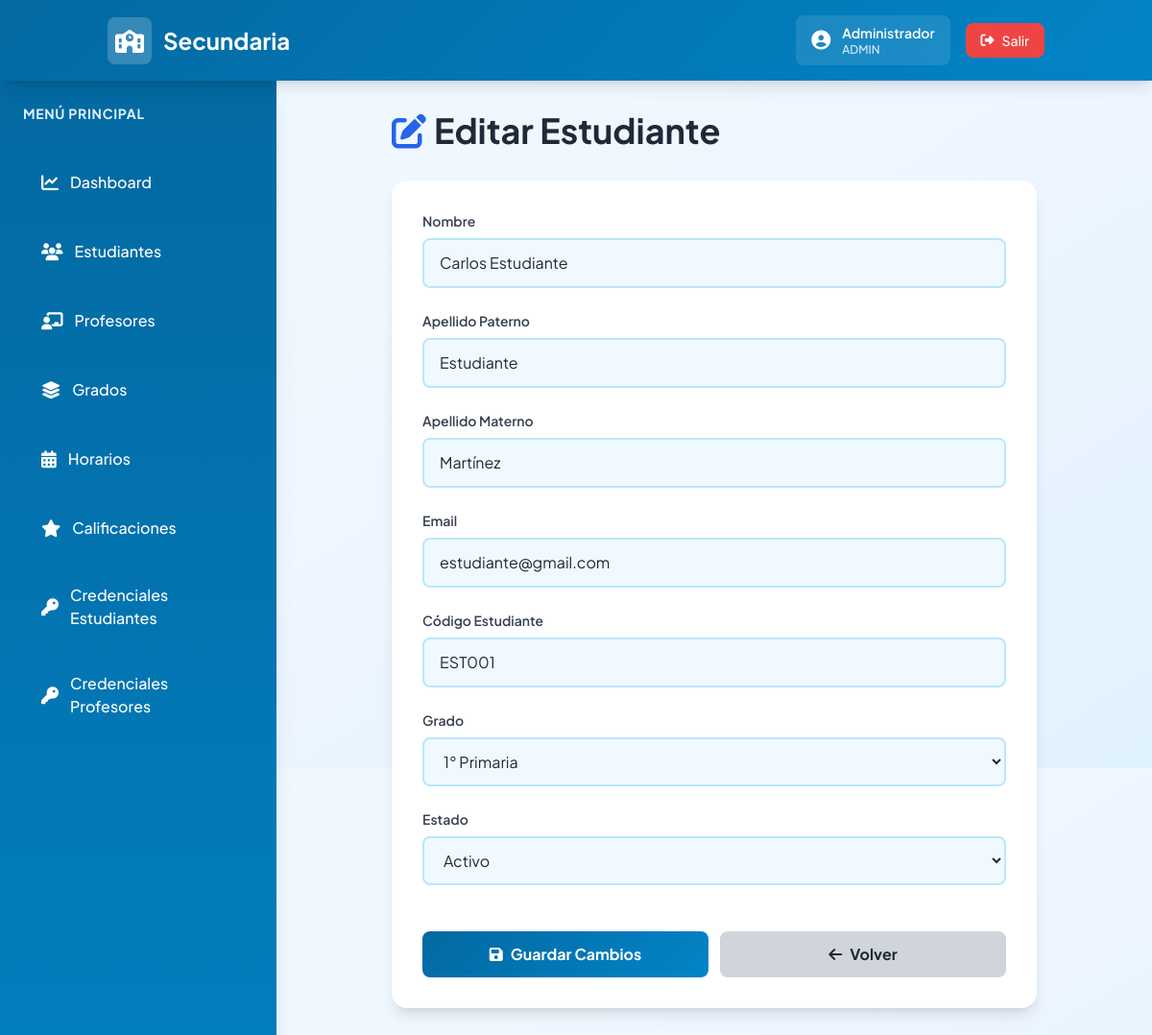
/student/9936ab3e-a371-4b2a-abfd-834e637c33ca/edit (signed in), run on the app's committed database.
### models.py (models this page shows)
class User(UserMixin, db.Model):
    __tablename__ = 'users'
    id = db.Column(db.String(36), primary_key=True, default=lambda: str(uuid.uuid4()))
    email = db.Column(db.String(255), unique=True, nullable=False)
    password = db.Column(db.String(255), nullable=False)
    name = db.Column(db.String(255), nullable=False)
    role = db.Column(db.String(20), nullable=False)
    created_at = db.Column(db.DateTime, default=datetime.utcnow)

class Student(db.Model):
    __tablename__ = 'students'
    id = db.Column(db.String(36), primary_key=True, default=lambda: str(uuid.uuid4()))
    user_id = db.Column(db.String(36), db.ForeignKey('users.id'), nullable=False)
    student_code = db.Column(db.String(50), unique=True, nullable=False)
    grade_id = db.Column(db.String(36), db.ForeignKey('grades.id'), nullable=False)
    apellido_paterno = db.Column(db.String(100), nullable=True)
    apellido_materno = db.Column(db.String(100), nullable=True)
    enrollment_date = db.Column(db.Date, nullable=False)
    status = db.Column(db.String(20), default='active')
    created_at = db.Column(db.DateTime, default=datetime.utcnow)
    user = db.relationship('User', backref='student_profile')
    grade = db.relationship('Grade', backref='students')

class Grade(db.Model):
    __tablename__ = 'grades'
    id = db.Column(db.String(36), primary_key=True, default=lambda: str(uuid.uuid4()))
    name = db.Column(db.String(50), unique=True, nullable=False)
    level = db.Column(db.Integer)
    max_students = db.Column(db.Integer, default=40)
    created_at = db.Column(db.DateTime, default=datetime.utcnow)

### routes.py (the view, shortened to what this page needs)
@app.route('/student/<student_id>/edit', methods=['GET', 'POST'])
@login_required
def edit_student(student_id):
    if current_user.role != 'admin':
        flash('Acceso denegado', 'error')
        return redirect(url_for('dashboard'))
    student = Student.query.get(student_id)
    if not student:
        flash('Estudiante no encontrado', 'error')
        return redirect(url_for('students'))
    grades = Grade.query.all()
    return render_template('edit_student.html', student=student, grades=grades)

### app.py (called while the page is built)
@login_manager.user_loader
def load_user(user_id):
    try:
        return User.query.get(user_id)
    except Exception as e:
        print(f"Error loading user: {e}")
        return None

### templates/edit_student.html (shortened to what this page needs)
{% extends "base.html" %}
{% block content %}
<div class="max-w-2xl mx-auto">
    <div class="mb-8">
        <h1 class="text-4xl font-bold text-gray-800"><i class="fas fa-edit text-blue-600 mr-2"></i>Editar Estudiante</h1>
    </div>
    <div class="bg-white rounded-2xl shadow-lg p-8">
        <form method="POST" class="space-y-6">
            <div>
                <label class="block text-sm font-semibold text-gray-700 mb-2">Nombre</label>
                <input type="text" name="name" value="{{ student.user.name }}" required class="w-full px-4 py-3 bg-sky-50 border-2 border-sky-200 rounded-lg focus:outline-none focus:border-sky-500 text-gray-800">
            </div>
            <div>
                <label class="block text-sm font-semibold text-gray-700 mb-2">Apellido Paterno</label>
                <input type="text" name="apellido_paterno" value="{{ student.apellido_paterno or '' }}" class="w-full px-4 py-3 bg-sky-50 border-2 border-sky-200 rounded-lg focus:outline-none focus:border-sky-500 text-gray-800">
            </div>
            <div>
                <label class="block text-sm font-semibold text-gray-700 mb-2">Apellido Materno</label>
                <input type="text" name="apellido_materno" value="{{ student.apellido_materno or '' }}" class="w-full px-4 py-3 bg-sky-50 border-2 border-sky-200 rounded-lg focus:outline-none focus:border-sky-500 text-gray-800">
            </div>
            <div>
                <label class="block text-sm font-semibold text-gray-700 mb-2">Email</label>
                <input type="email" name="email" value="{{ student.user.email }}" required class="w-full px-4 py-3 bg-sky-50 border-2 border-sky-200 rounded-lg focus:outline-none focus:border-sky-500 text-gray-800">
            </div>
            <div>
                <label class="block text-sm font-semibold text-gray-700 mb-2">Código Estudiante</label>
                <input type="text" name="student_code" value="{{ student.student_code }}" required class="w-full px-4 py-3 bg-sky-50 border-2 border-sky-200 rounded-lg focus:outline-none focus:border-sky-500 text-gray-800">
            </div>
            <div>
                <label class="block text-sm font-semibold text-gray-700 mb-2">Grado</label>
                <select name="grade_id" required class="w-full px-4 py-3 bg-sky-50 border-2 border-sky-200 rounded-lg focus:outline-none focus:border-sky-500 text-gray-800">
                    {% for grade in grades %}
                    <option value="{{ grade.id }}" {% if grade.id == student.grade_id %}selected{% endif %}>{{ grade.name }}</option>
                    {% endfor %}
                </select>
            </div>
            <div>
                <label class="block text-sm font-semibold text-gray-700 mb-2">Estado</label>
                <select name="status" required class="w-full px-4 py-3 bg-sky-50 border-2 border-sky-200 rounded-lg focus:outline-none focus:border-sky-500 text-gray-800">
                    <option value="active" {% if student.status == 'active' %}selected{% endif %}>Activo</option>
                </select>
            </div>
            <div class="flex gap-3 pt-6">
                <button type="submit" class="flex-1 gradient-btn text-white py-3 rounded-lg transition font-bold">
                    <i class="fas fa-save mr-2"></i>Guardar Cambios
                </button>
                <a href="{{ url_for('students') }}" class="flex-1 bg-gray-300 hover:bg-gray-400 text-gray-800 py-3 rounded-lg transition font-bold text-center">
                    <i class="fas fa-arrow-left mr-2"></i>Volver
                </a>
            </div>
        </form>
    </div>
</div>
{% endblock %}

### templates/base.html (shortened to what this page needs)
<!DOCTYPE html>
<html lang="es">
<head>
    <script src="https://cdn.tailwindcss.com"></script>
    <link rel="stylesheet" href="https://cdnjs.cloudflare.com/ajax/libs/font-awesome/6.4.0/css/all.min.css">
</head>
<body class="bg-gradient-to-br from-sky-50 via-blue-50 to-sky-100 text-gray-800 min-h-screen">
    <nav class="gradient-header text-white shadow-lg sticky top-0 z-50">
        <div class="container mx-auto px-6 py-4 flex justify-between items-center">
            <div class="text-2xl font-bold flex items-center gap-3">
                <div class="bg-white bg-opacity-20 p-2 rounded-lg">
                    <i class="fas fa-school text-2xl"></i>
                </div>
                <span>Secundaria</span>
            </div>
            <div class="flex gap-4 items-center">
                {% if current_user.is_authenticated %}
                <a href="{{ url_for('my_profile') }}" class="flex items-center gap-3 bg-white bg-opacity-10 px-4 py-2 rounded-lg hover:bg-opacity-20 transition cursor-pointer">
                    <i class="fas fa-user-circle text-xl"></i>
                    <div class="text-sm">
                        <div class="font-semibold">{{ current_user.name }}</div>
                        <div class="text-xs text-blue-100 uppercase font-medium">{{ current_user.role }}</div>
                    </div>
                </a>
                <a href="{{ url_for('logout') }}" class="bg-red-500 hover:bg-red-600 px-4 py-2 rounded-lg transition font-medium text-sm flex items-center gap-2">
                    <i class="fas fa-sign-out-alt"></i> Salir
                </a>
                {% endif %}
            </div>
        </div>
    </nav>
    {% if current_user.is_authenticated %}
    <div class="flex">
        <aside class="w-72 bg-gradient-to-b from-sky-700 to-sky-600 text-white min-h-screen p-6 shadow-xl">
            <div class="mb-8">
                <h2 class="text-sm font-bold uppercase tracking-wider text-sky-100 mb-4">Menú Principal</h2>
            </div>
            <ul class="space-y-3">
                <li>
                    <a href="{{ url_for('dashboard') }}" class="sidebar-item block p-4 rounded-lg hover:bg-sky-500 transition flex items-center gap-3 font-medium">
                        <i class="fas fa-chart-line text-lg"></i>
                        <span>Dashboard</span>
                    </a>
                </li>
                {% if current_user.role == 'admin' %}
                <li>
                    <a href="{{ url_for('students') }}" class="sidebar-item block p-4 rounded-lg hover:bg-sky-500 transition flex items-center gap-3 font-medium">
                        <i class="fas fa-users text-lg"></i>
                        <span>Estudiantes</span>
                    </a>
                </li>
                <li>
                    <a href="{{ url_for('teachers') }}" class="sidebar-item block p-4 rounded-lg hover:bg-sky-500 transition flex items-center gap-3 font-medium">
                        <i class="fas fa-chalkboard-user text-lg"></i>
                        <span>Profesores</span>
                    </a>
                </li>
                <li>
                    <a href="{{ url_for('grades') }}" class="sidebar-item block p-4 rounded-lg hover:bg-sky-500 transition flex items-center gap-3 font-medium">
                        <i class="fas fa-layer-group text-lg"></i>
                        <span>Grados</span>
                    </a>
                </li>
                <li>
                    <a href="{{ url_for('view_schedule') }}" class="sidebar-item block p-4 rounded-lg hover:bg-sky-500 transition flex items-center gap-3 font-medium">
                        <i class="fas fa-calendar-alt text-lg"></i>
                        <span>Horarios</span>
                    </a>
                </li>
                <li>
                    <a href="{{ url_for('admin_all_grades') }}" class="sidebar-item block p-4 rounded-lg hover:bg-sky-500 transition flex items-center gap-3 font-medium">
                        <i class="fas fa-star text-lg"></i>
                        <span>Calificaciones</span>
                    </a>
                </li>
                <li>
                    <a href="{{ url_for('admin_credentials') }}" class="sidebar-item block p-4 rounded-lg hover:bg-sky-500 transition flex items-center gap-3 font-medium">
                        <i class="fas fa-key text-lg"></i>
                        <span>Credenciales Estudiantes</span>
                    </a>
                </li>
                <li>
                    <a href="{{ url_for('admin_teacher_credentials') }}" class="sidebar-item block p-4 rounded-lg hover:bg-sky-500 transition flex items-center gap-3 font-medium">
                        <i class="fas fa-key text-lg"></i>
                        <span>Credenciales Profesores</span>
                    </a>
                </li>
                {% endif %}
            </ul>
        </aside>
        <main class="flex-1 p-8 fade-in">
    {% else %}
    <main class="flex justify-center items-center min-h-screen">
    {% endif %}
            {% block content %}{% endblock %}
        </main>
    {% if current_user.is_authenticated %}</div>{% endif %}
</body>
</html>

### templates/base.html (style rules this page uses)
* { font-family: 'Plus Jakarta Sans', sans-serif; }
.gradient-header { background: linear-gradient(135deg, #0369a1 0%, #0284c7 100%); }
.gradient-btn { background: linear-gradient(135deg, #0369a1 0%, #0284c7 100%); transition: all 0.3s ease; }
.sidebar-item { transition: all 0.3s ease; border-left: 3px solid transparent; }
.fade-in { animation: fadeIn 0.5s ease-in; }

### data on the page
User: name "Administrador", role "ADMIN"
User: name "Carlos Estudiante", email "estudiante@gmail.com"
Student: apellido_paterno "Estudiante", apellido_materno "Martínez", student_code "EST001", grade_id "1° Primaria", status "Activo"
